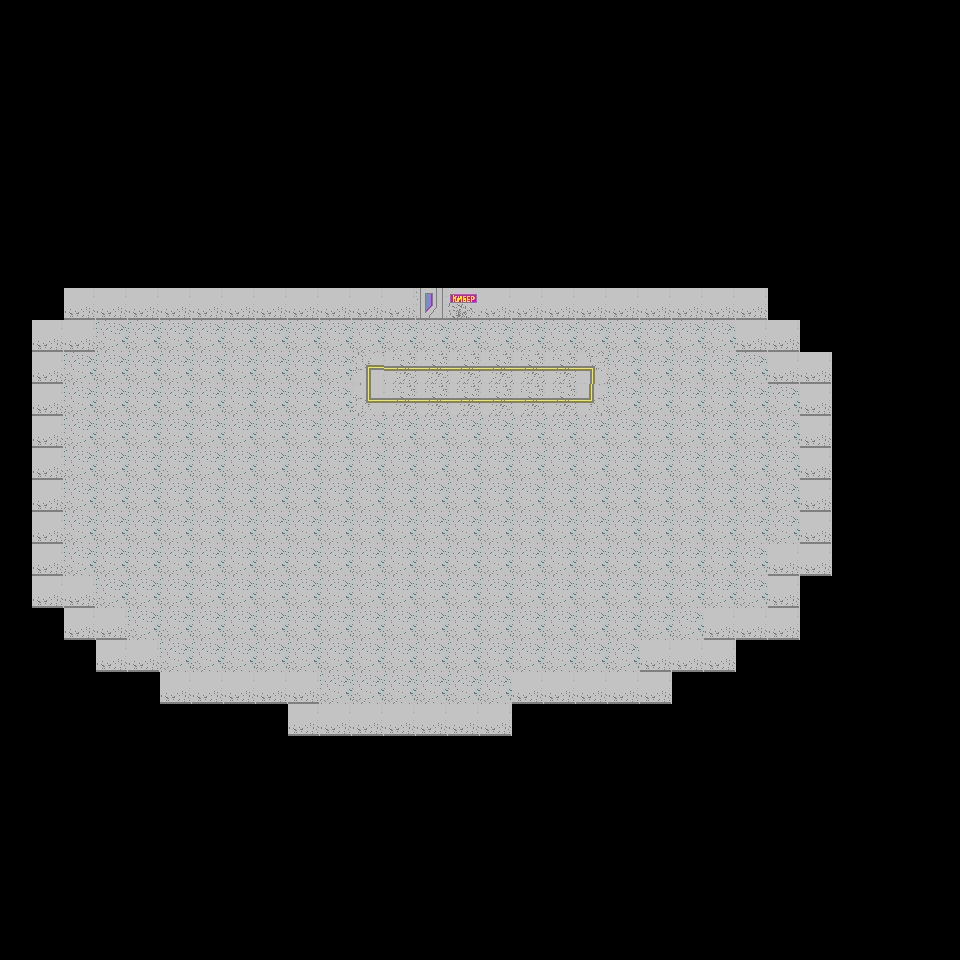

Rendered tile map (Tiled .tmx) drawn with the repository's tilesets; below, a short description and the full map source, tile grids included:
An orthogonal 30x30 tile map with 32x32 px tiles, 1 tile layer (Слой тайлов 1), 2 tilesets.

<map version="1.5" tiledversion="1.5.0" orientation="orthogonal" renderorder="right-down" width="30" height="30" tilewidth="32" tileheight="32" infinite="0" nextlayerid="2" nextobjectid="1">
 <tileset firstgid="1" name="tileds" tilewidth="32" tileheight="32" tilecount="9" columns="9">
  <image source="wall1.jpg" width="319" height="32" />
 </tileset>
 <tileset firstgid="10" source="tileds.tsx" />
 <layer id="1" name="Слой тайлов 1" width="30" height="30">
  <data encoding="csv">
0,0,0,0,0,0,0,0,0,0,0,0,0,0,0,0,0,0,0,0,0,0,0,0,0,0,0,0,0,0,
0,0,0,0,0,0,0,0,0,0,0,0,0,0,0,0,0,0,0,0,0,0,0,0,0,0,0,0,0,0,
0,0,0,0,0,0,0,0,0,0,0,0,0,0,0,0,0,0,0,0,0,0,0,0,0,0,0,0,0,0,
0,0,0,0,0,0,0,0,0,0,0,0,0,0,0,0,0,0,0,0,0,0,0,0,0,0,0,0,0,0,
0,0,0,0,0,0,0,0,0,0,0,0,0,0,0,0,0,0,0,0,0,0,0,0,0,0,0,0,0,0,
0,0,0,0,0,0,0,0,0,0,0,0,0,0,0,0,0,0,0,0,0,0,0,0,0,0,0,0,0,0,
0,0,0,0,0,0,0,0,0,0,0,0,0,0,0,0,0,0,0,0,0,0,0,0,0,0,0,0,0,0,
0,0,0,0,0,0,0,0,0,0,0,0,0,0,0,0,0,0,0,0,0,0,0,0,0,0,0,0,0,0,
0,0,0,0,0,0,0,0,0,0,0,0,0,0,0,0,0,0,0,0,0,0,0,0,0,0,0,0,0,0,
0,0,8,8,8,8,8,8,8,8,8,8,8,4,7,8,8,8,8,8,8,8,8,8,0,0,0,0,0,0,
0,8,8,1,1,1,1,1,1,1,1,1,1,1,1,1,1,1,1,1,1,1,1,8,8,0,0,0,0,0,
0,8,1,1,1,1,1,1,1,1,1,1610612739,2,2,2,2,2,2,3,1,1,1,1,1,8,8,0,0,0,0,
0,8,1,1,1,1,1,1,1,1,1,536870915,2,2,2,2,2,2,2684354563,1,1,1,1,1,1,8,0,0,0,0,
0,8,1,1,1,1,1,1,1,1,1,1,1,1,1,1,1,1,1,1,1,1,1,1,1,8,0,0,0,0,
0,8,1,1,1,1,1,1,1,1,1,1,1,1,1,1,1,1,1,1,1,1,1,1,1,8,0,0,0,0,
0,8,1,1,1,1,1,1,1,1,1,1,1,1,1,1,1,1,1,1,1,1,1,1,1,8,0,0,0,0,
0,8,1,1,1,1,1,1,1,1,1,1,1,1,1,1,1,1,1,1,1,1,1,1,1,8,0,0,0,0,
0,8,1,1,1,1,1,1,1,1,1,1,1,1,1,1,1,1,1,1,1,1,1,1,8,8,0,0,0,0,
0,8,8,1,1,1,1,1,1,1,1,1,1,1,1,1,1,1,1,1,1,1,1,1,8,0,0,0,0,0,
0,0,8,8,1,1,1,1,1,1,1,1,1,1,1,1,1,1,1,1,1,1,8,8,8,0,0,0,0,0,
0,0,0,8,8,1,1,1,1,1,1,1,1,1,1,1,1,1,1,1,8,8,8,0,0,0,0,0,0,0,
0,0,0,0,0,8,8,8,8,8,1,1,1,1,1,1,8,8,8,8,8,0,0,0,0,0,0,0,0,0,
0,0,0,0,0,0,0,0,0,8,8,8,8,8,8,8,0,0,0,0,0,0,0,0,0,0,0,0,0,0,
0,0,0,0,0,0,0,0,0,0,0,0,0,0,0,0,0,0,0,0,0,0,0,0,0,0,0,0,0,0,
0,0,0,0,0,0,0,0,0,0,0,0,0,0,0,0,0,0,0,0,0,0,0,0,0,0,0,0,0,0,
0,0,0,0,0,0,0,0,0,0,0,0,0,0,0,0,0,0,0,0,0,0,0,0,0,0,0,0,0,0,
0,0,0,0,0,0,0,0,0,0,0,0,0,0,0,0,0,0,0,0,0,0,0,0,0,0,0,0,0,0,
0,0,0,0,0,0,0,0,0,0,0,0,0,0,0,0,0,0,0,0,0,0,0,0,0,0,0,0,0,0,
0,0,0,0,0,0,0,0,0,0,0,0,0,0,0,0,0,0,0,0,0,0,0,0,0,0,0,0,0,0,
0,0,0,0,0,0,0,0,0,0,0,0,0,0,0,0,0,0,0,0,0,0,0,0,0,0,0,0,0,0
</data>
 </layer>
</map>